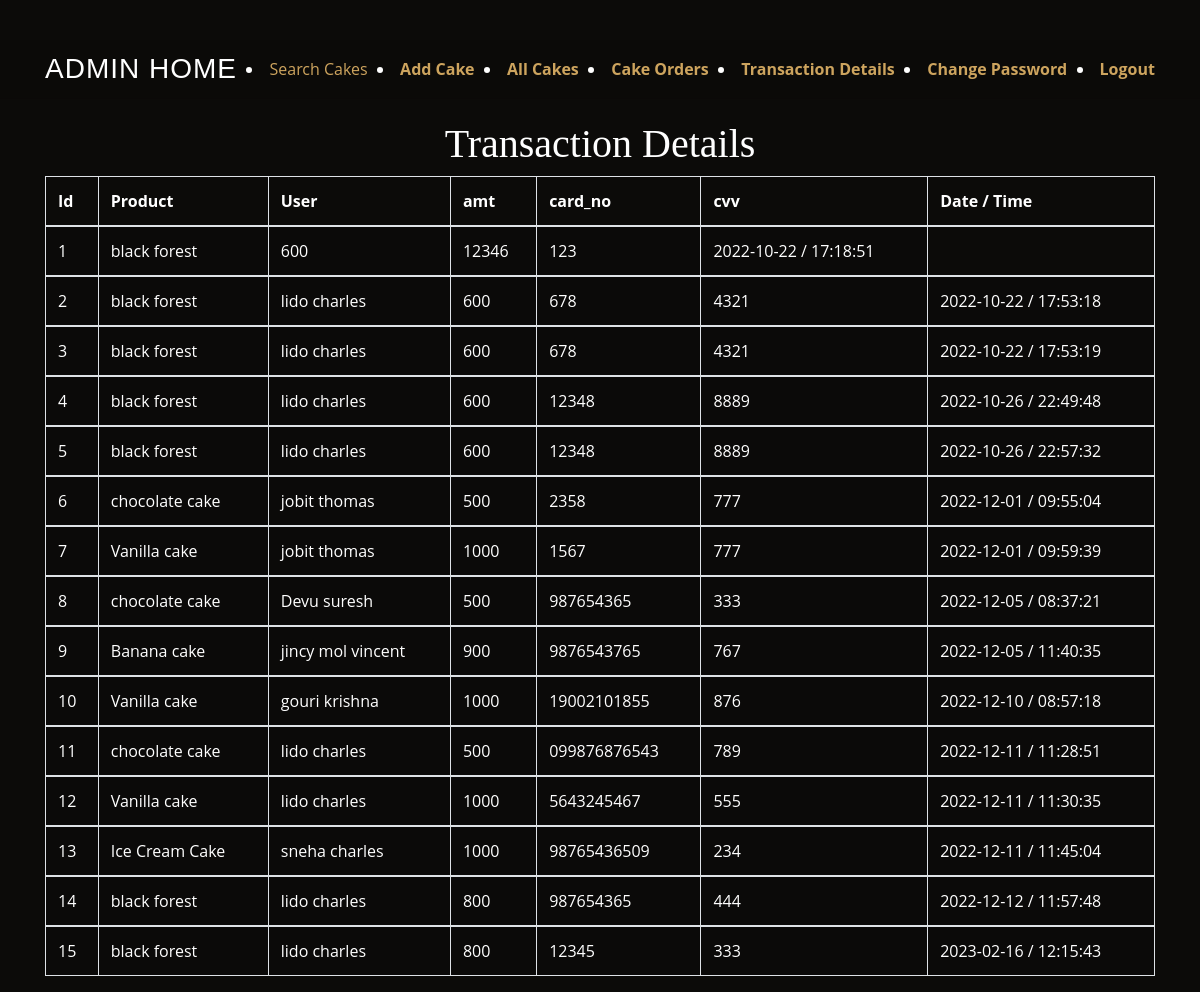
Page /admin_cake_payment_view on the committed database.
### myapp/models.py (models this page shows, shortened)
class cake_payment(models.Model):
    user_id = models.IntegerField()
    cake_id = models.IntegerField()
    amt = models.CharField(max_length=50)
    card_no = models.CharField(max_length=50)
    cvv  = models.CharField(max_length=50)
    dt  = models.CharField(max_length=50)
    tm  = models.CharField(max_length=50)
    status = models.CharField(max_length=50)

class cake_master(models.Model):
    name  = models.CharField(max_length=50)
    description  = models.CharField(max_length=500)
    qty  = models.CharField(max_length=50)
    price  = models.CharField(max_length=50)
    pic = models.CharField(max_length=500)
    dt = models.CharField(max_length=50)
    tm = models.CharField(max_length=50)
    status = models.CharField(max_length=50)

class user_details(models.Model):
    user_id = models.IntegerField()
    fname = models.CharField(max_length=100)
    lname = models.CharField(max_length=200)
    gender = models.CharField(max_length=25)
    age = models.IntegerField()
    addr = models.CharField(max_length=500)
    pin = models.IntegerField()
    contact = models.IntegerField()
    email = models.CharField(max_length=25)

### myapp/views.py (the view)
# urls.py: path('admin_cake_payment_view', views.admin_cake_payment_view, name='admin_cake_payment_view'),
def admin_cake_payment_view(request):
    sd_l = cake_master.objects.all()
    suc_l = cake_payment.objects.filter()
    ud_l = user_details.objects.all()
    context = {'cake_list': sd_l, 'transaction_list': suc_l, 'msg': '', 'user_list': ud_l}
    return render(request, './myapp/admin_cake_payment_view.html', context)

### myapp/templates/myapp/admin_cake_payment_view.html (shortened to what this page needs)
{% extends 'myapp/admin_base.html' %}
{% load static %}
{% block body %}
<br>
<br>
<br>
<br>
<br>
<center>
    <h1>Transaction Details</h1>
    <div class="container">
    <form role="form" name="frm" action="" method="post">
        <table class="table table-striped table-bordered">
            <thead>
            <tr>
                <th><font color="white">Id</font></th>
                <th><font color="white">Product</font></th>
                <th><font color="white">User</font></th>
                <th><font color="white">amt</font></th>
                <th><font color="white">card_no</font></th>
                <th><font color="white">cvv</font></th>
                <th><font color="white">Date / Time</font></th>
            </tr>
            </thead>
            {% for cs in transaction_list %}
            <tbody>
            <tr>
                <td><font color="white">{{ cs.id }}</font></td>
                {% for h in cake_list %}
                    {% if h.id == cs.cake_id %}
                <td><font color="white">{{ h.name }}</font></td>
				    {% endif %}
			    {% endfor %}
                {% for h in user_list %}
                    {% if h.user_id == cs.user_id %}
                <td><font color="white">{{ h.fname }} {{ h.lname }}</font></td>
				    {% endif %}
			    {% endfor %}
                <td><font color="white">{{ cs.amt }}</font></td>
                <td><font color="white">{{ cs.card_no }}</font></td>
                <td><font color="white">{{ cs.cvv }}</font></td>
                <td><font color="white">{{ cs.dt }} / {{ cs.tm }}</font></td>
            </tr>
            <tbody>
            {% endfor %}
        </table>
    </form>
    </div>
</center>
{% endblock %}

### myapp/templates/myapp/admin_base.html (shortened to what this page needs)
<!DOCTYPE html>{% load static %}
<html lang="en">
<head>
    <link rel="stylesheet" href="https://stackpath.bootstrapcdn.com/bootstrap/4.5.0/css/bootstrap.min.css">
  <link href="{% static './myapp/assets/css/style.css' %}" rel="stylesheet">
</head>
  <body {% block background %}{% endblock %}>
    <header id="header" class="fixed-top d-flex align-items-cente">
    <div class="container-fluid container-xl d-flex align-items-center justify-content-lg-between">
      <h1 class="logo me-auto me-lg-0"><a href="{% url 'admin_home'%}"><serif><b> Admin Home </b></serif></a></h1>
              <li><a href="{% url 'admin_cake_master_search'%}">Search Cakes</a></li>
              <li><a href="{% url 'admin_cake_master_add'%}"> <b> Add Cake </b> </a></li>
              <li><a href="{% url 'admin_cake_master_view'%}"><b> All Cakes </b></a></li>
              <li><a href="{% url 'admin_cake_orders_view'%}"><b>Cake Orders </b></a></li>
              <li><a href="{% url 'admin_cake_payment_view'%}"><b>Transaction Details</b></a></li>
              <li><a href="{% url 'admin_changepassword'%}"> <b> Change Password </b> </a> </a></li>
              <li><a href="{% url 'admin_logout'%}"><b>Logout </b></a></li>
    </div>
  </header>
     {% block body %}{% endblock %}
</body>
</html>

### myapp/static/myapp/assets/css/style.css (style rules this page uses)
body { font-family: "Open Sans", sans-serif; background: #0c0b09; color: #fff; }
a { color: #cda45e; text-decoration: none; }
h1, h2, h3, h4, h5, h6 { font-family: "Playfair Display", serif; }
#header { background: rgba(12, 11, 9, 0.6); border-bottom: 1px solid rgba(12, 11, 9, 0.6); transition: all 0.5s; z-index: 997; padding: 15px 0; top: 40px; }
#header .logo { font-size: 28px; margin: 0; padding: 0; line-height: 1; font-weight: 300; letter-spacing: 1px; text-transform: uppercase; font-family: "Poppins", sans-serif; }
#header .logo a { color: #fff; }

### rows in the picture
cake_payment: id "1", amt "600", card_no "12346", cvv "123", dt "2022-10-22", tm "17:18:51"
cake_master: name "black forest"
cake_payment: id "2", amt "600", card_no "678", cvv "4321", dt "2022-10-22", tm "17:53:18"
user_details: fname "lido", lname "charles"
cake_payment: id "3", amt "600", card_no "678", cvv "4321", dt "2022-10-22", tm "17:53:19"
cake_payment: id "4", amt "600", card_no "12348", cvv "8889", dt "2022-10-26", tm "22:49:48"
cake_payment: id "5", amt "600", card_no "12348", cvv "8889", dt "2022-10-26", tm "22:57:32"
cake_payment: id "6", amt "500", card_no "2358", cvv "777", dt "2022-12-01", tm "09:55:04"
cake_master: name "chocolate cake"
user_details: fname "jobit", lname "thomas"
cake_payment: id "7", amt "1000", card_no "1567", cvv "777", dt "2022-12-01", tm "09:59:39"
cake_master: name "Vanilla cake"
cake_payment: id "8", amt "500", card_no "987654365", cvv "333", dt "2022-12-05", tm "08:37:21"
user_details: fname "Devu", lname "suresh"
cake_payment: id "9", amt "900", card_no "9876543765", cvv "767", dt "2022-12-05", tm "11:40:35"
cake_master: name "Banana cake"
user_details: fname "jincy", lname "mol vincent"
cake_payment: id "10", amt "1000", card_no "19002101855", cvv "876", dt "2022-12-10", tm "08:57:18"
user_details: fname "gouri", lname "krishna"
cake_payment: id "11", amt "500", card_no "099876876543", cvv "789", dt "2022-12-11", tm "11:28:51"
cake_payment: id "12", amt "1000", card_no "5643245467", cvv "555", dt "2022-12-11", tm "11:30:35"
cake_payment: id "13", amt "1000", card_no "98765436509", cvv "234", dt "2022-12-11", tm "11:45:04"
cake_master: name "Ice Cream Cake"
user_details: fname "sneha", lname "charles"
cake_payment: id "14", amt "800", card_no "987654365", cvv "444", dt "2022-12-12", tm "11:57:48"
cake_payment: id "15", amt "800", card_no "12345", cvv "333", dt "2023-02-16", tm "12:15:43"
user_details: fname "lido", lname "charles"
